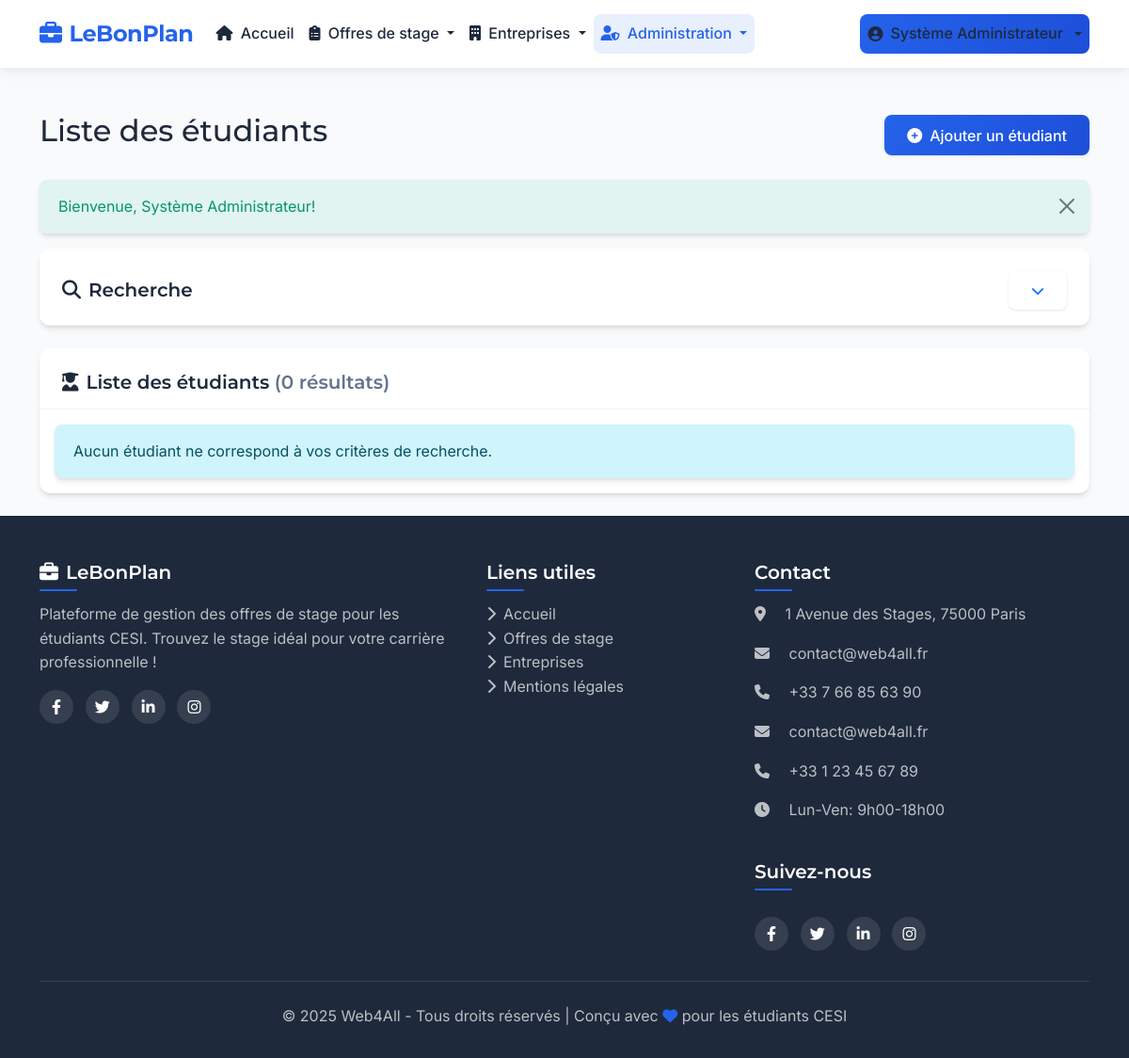
Before: /index.php?page=etudiants (signed in) with the older database file.
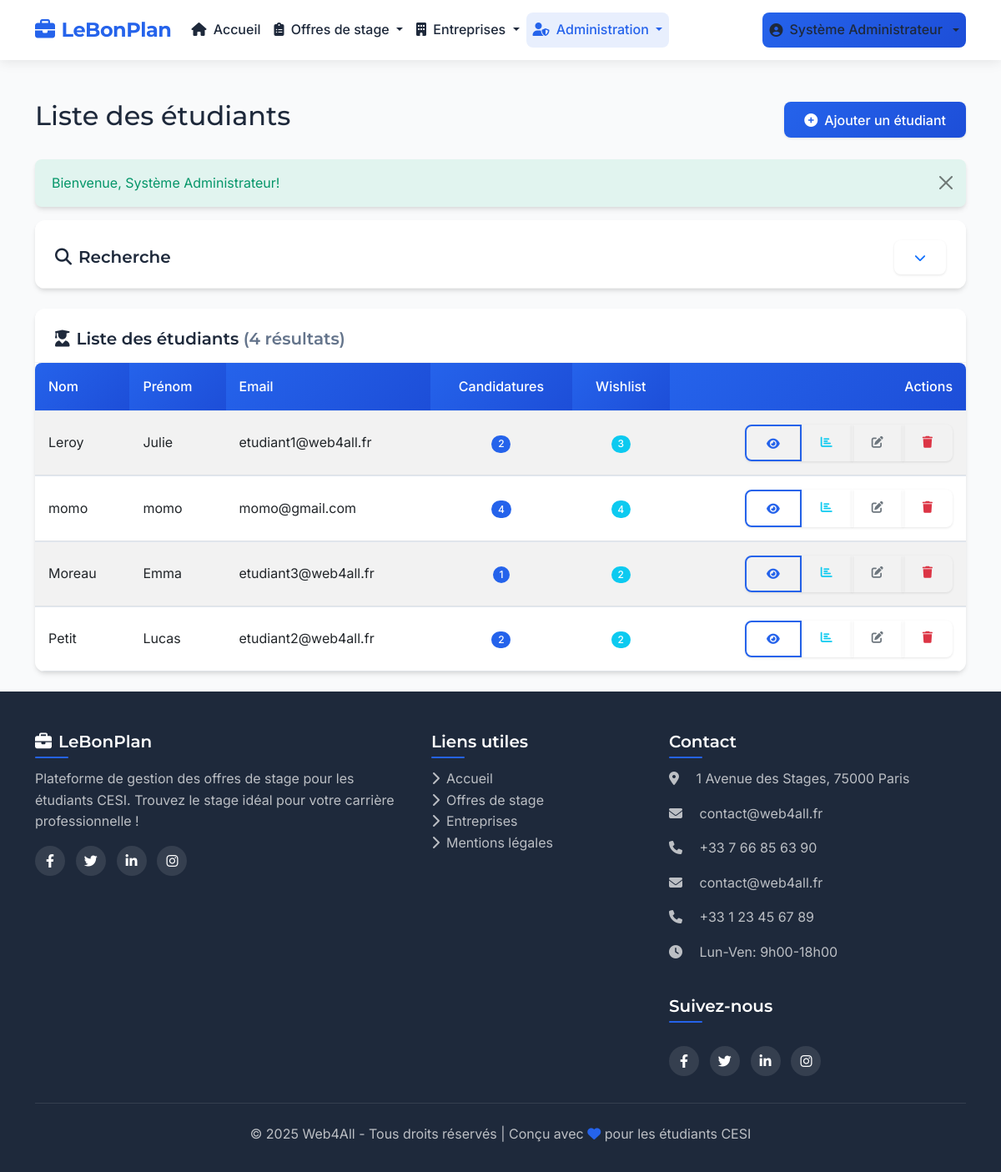
After: the same page with the newer database file.
### tables this page shows
CREATE TABLE `etudiants` (
  `id` int NOT NULL,
  `user_id` int NOT NULL,
  `nom` varchar(50) NOT NULL,
  `prenom` varchar(50) NOT NULL,
  `created_at` datetime NOT NULL,
  `updated_at` datetime DEFAULT CURRENT_TIMESTAMP ON UPDATE CURRENT_TIMESTAMP,
  `centre_id` int DEFAULT NULL
);

CREATE TABLE `utilisateurs` (
  `id` int NOT NULL,
  `email` varchar(100) NOT NULL,
  `password` varchar(255) NOT NULL,
  `role` enum('admin','pilote','etudiant') NOT NULL,
  `created_at` datetime NOT NULL,
  `updated_at` datetime DEFAULT CURRENT_TIMESTAMP ON UPDATE CURRENT_TIMESTAMP
);

### controllers/EtudiantController.php (called while the page is built, shortened)
<?php
class EtudiantController {
    private $etudiantModel;
    public function __construct() {
        require_once MODELS_PATH . '/Etudiant.php';
        $this->etudiantModel = new Etudiant();
    }
    public function index() {
        $page = getCurrentPage();
        $filters = [];
        $etudiants = $this->etudiantModel->getAll($page, ITEMS_PER_PAGE, $filters);
        $totalEtudiants = $this->etudiantModel->countAll($filters);
        $pageTitle = "Liste des étudiants";
        include VIEWS_PATH . '/etudiants/index.php';
    }
}

### includes/functions.php (called while the page is built, shortened)
<?php
function url($page = 'accueil', $action = '', $params = []) {
    $baseUrl = rtrim(URL_ROOT, '/');
    $url = $baseUrl . '/index.php';
    $queryParams = ['page' => $page];
    if (!empty($action)) {
        $queryParams['action'] = $action;
    }
    if (!empty($params)) {
        $queryParams = array_merge($queryParams, $params);
    }
    return $url . '?' . http_build_query($queryParams);
}
function isLoggedIn() {
    return isset($_SESSION['user_id']) && !empty($_SESSION['user_id']);
}
function hasRole($role) {
    if ($_SESSION['role'] === ROLE_ADMIN) {
        return true;
    }
    return $_SESSION['role'] == $role;
}
function isAdmin() {
    return hasRole(ROLE_ADMIN);
}
function getCurrentPage($default = 1) {
    return isset($_GET['p']) && is_numeric($_GET['p']) ? max(1, (int)$_GET['p']) : $default;
}

### models/Etudiant.php (called while the page is built, shortened)
<?php
class Etudiant {
    private $conn;
    private $table = 'etudiants';
    private $usersTable = 'utilisateurs';
    private $candidaturesTable = 'candidatures';
    private $wishlistTable = 'wishlists';
    public function __construct() {
        require_once ROOT_PATH . '/config/database.php';
        try {
            $database = new Database();
            $this->conn = $database->getConnection();
        } catch (Exception $e) {
            $this->dbError = true;
            error_log("Exception dans Etudiant::__construct(): " . $e->getMessage());
        }
    }
    public function getAll($page = 1, $limit = ITEMS_PER_PAGE, $filters = []) {
        try {
            $offset = ($page - 1) * $limit;
            $query = "SELECT e.*, u.email, u.role,
                     (SELECT COUNT(*) FROM {$this->candidaturesTable} c WHERE c.etudiant_id = e.id) as nb_candidatures,
                     (SELECT COUNT(*) FROM {$this->wishlistTable} w WHERE w.etudiant_id = e.id) as nb_wishlist
                     FROM {$this->table} e
                     LEFT JOIN {$this->usersTable} u ON e.user_id = u.id";
            $params = [];
            $orderBy = !empty($filters['order_by']) ? $filters['order_by'] : 'e.nom';
            $orderDir = !empty($filters['order_dir']) ? $filters['order_dir'] : 'ASC';
            $query .= " ORDER BY {$orderBy} {$orderDir}";
            $query .= " LIMIT :limit OFFSET :offset";
            $params[':limit'] = $limit;
            $params[':offset'] = $offset;
            $stmt = $this->conn->prepare($query);
            foreach ($params as $key => $value) {
                if (is_int($value)) {
                    $stmt->bindValue($key, $value, PDO::PARAM_INT);
                } else {
                    $stmt->bindValue($key, $value, PDO::PARAM_STR);
                }
            }
            $stmt->execute();
            $etudiants = [];
            while ($row = $stmt->fetch(PDO::FETCH_ASSOC)) {
                $etudiant = [
                    'id' => $row['id'],
                    'user_id' => $row['user_id'],
                    'nom' => $row['nom'],
                    'prenom' => $row['prenom'],
                    'email' => $row['email'],
                    'role' => $row['role'],
                    'created_at' => $row['created_at'],
                    'updated_at' => $row['updated_at'],
                    'nb_candidatures' => $row['nb_candidatures'],
                    'nb_wishlist' => $row['nb_wishlist']
                ];
                $etudiants[] = $etudiant;
            }
            return $etudiants;
        } catch (PDOException $e) {
            error_log("Erreur dans Etudiant::getAll() - " . $e->getMessage());
            return [];
        }
    }
    public function countAll($filters = []) {
        try {
            $query = "SELECT COUNT(DISTINCT e.id) as total FROM {$this->table} e
                      LEFT JOIN {$this->usersTable} u ON e.user_id = u.id";
            $params = [];
            $stmt = $this->conn->prepare($query);
            $stmt->execute();
            $row = $stmt->fetch(PDO::FETCH_ASSOC);
            return (int) $row['total'];
        } catch (PDOException $e) {
            error_log("Erreur lors du comptage des étudiants: " . $e->getMessage());
            return 0;
        }
    }
}

### config/database.php (called while the page is built, shortened)
<?php
class Database {
    private $host = 'localhost';
    private $db_name = 'stages_db';
    private $username = 'julian';
    private $password = 'hM+8jfB8;9';
    private $conn = null;
    public function getConnection() {
        try {
            $this->conn = new PDO(
                "mysql:host={$this->host};dbname={$this->db_name}",
                $this->username,
                $this->password
            );
            $this->conn->setAttribute(PDO::ATTR_ERRMODE, PDO::ERRMODE_EXCEPTION);
            $this->conn->exec("SET NAMES utf8");
        } catch(PDOException $e) {
            $errorMessage = "Erreur de connexion à la base de données : " . $e->getMessage();
            error_log($errorMessage);
            if (defined('ENVIRONMENT') && ENVIRONMENT === 'development') {
                echo "<div style='border:1px solid #dc3545; padding:10px; margin:10px; background-color:#f8d7da; color:#721c24;'>";
                echo "<h3>Erreur de connexion à la base de données</h3>";
                echo "<p><strong>Message:</strong> " . $e->getMessage() . "</p>";
                echo "<p><strong>Code:</strong> " . $e->getCode() . "</p>";
                echo "<p>Vérifiez que:</p>";
                echo "<ul>";
                echo "<li>Le serveur MySQL est démarré</li>";
                echo "<li>Les identifiants dans config/database.php sont corrects</li>";
                echo "<li>La base de données '{$this->db_name}' existe</li>";
                echo "</ul>";
                echo "</div>";
            } else {
                error_log("Erreur de connexion à la base de données: " . $e->getMessage());
            }
            $this->conn = null;
        }
        return $this->conn;
    }
}

### views/etudiants/index.php (the view, shortened to what the changed rows need)
<?php
include ROOT_PATH . '/views/templates/header.php';
?>
    <div class="container mt-4">
        <div class="d-flex justify-content-between align-items-center mb-4">
            <h1 class="h2"><?php echo $pageTitle; ?></h1>
            <?php if (isAdmin() || isPilote()): ?>
                <a href="<?php echo url('etudiants', 'creer'); ?>" class="btn btn-primary">
                    <i class="fas fa-plus-circle me-2"></i>Ajouter un étudiant
                </a>
            <?php endif; ?>
        </div>
        <?php if (isset($_SESSION['flash_message'])): ?>
            <div class="alert alert-<?php echo $_SESSION['flash_message']['type']; ?> alert-dismissible fade show" role="alert">
                <?php echo $_SESSION['flash_message']['message']; ?>
                <button type="button" class="btn-close" data-bs-dismiss="alert" aria-label="Close"></button>
            </div>
        <?php endif; ?>
        <div class="card mb-4 shadow-sm">
            <div class="card-header bg-white">
                <div class="d-flex justify-content-between align-items-center">
                    <h5 class="mb-0"><i class="fas fa-search me-2"></i>Recherche</h5>
                    <button class="btn btn-sm btn-link" type="button" data-bs-toggle="collapse" data-bs-target="#searchCollapse" aria-expanded="false">
                        <i class="fas fa-chevron-down"></i>
                    </button>
                </div>
            </div>
        </div>
        <div class="card shadow-sm">
            <div class="card-header bg-white">
                <h5 class="mb-0">
                    <i class="fas fa-user-graduate me-2"></i>Liste des étudiants
                    <span class="text-muted">(<?php echo $totalEtudiants; ?> résultats)</span>
                </h5>
            </div>
            <div class="card-body p-0">
                <?php if (empty($etudiants)): ?>
                    <div class="alert alert-info m-3">
                        Aucun étudiant ne correspond à vos critères de recherche.
                    </div>
                <?php else: ?>
                    <div class="table-responsive">
                        <table class="table table-hover table-striped mb-0">
                            <thead>
                            <tr>
                                <th>Nom</th>
                                <th>Prénom</th>
                                <th>Email</th>
                                <th class="text-center">Candidatures</th>
                                <th class="text-center">Wishlist</th>
                                <th class="text-end">Actions</th>
                            </tr>
                            </thead>
                            <tbody>
                            <?php foreach ($etudiants as $etudiant): ?>
                                <tr>
                                    <td><?php echo htmlspecialchars($etudiant['nom']); ?></td>
                                    <td><?php echo htmlspecialchars($etudiant['prenom']); ?></td>
                                    <td><?php echo htmlspecialchars($etudiant['email']); ?></td>
                                    <td class="text-center">
                                        <span class="badge bg-primary"><?php echo $etudiant['nb_candidatures']; ?></span>
                                    </td>
                                    <td class="text-center">
                                        <span class="badge bg-info"><?php echo $etudiant['nb_wishlist']; ?></span>
                                    </td>
                                    <td class="text-end">
                                        <div class="btn-group">
                                            <a href="<?php echo url('etudiants', 'detail', ['id' => $etudiant['id']]); ?>" class="btn btn-sm btn-outline-primary" title="Détails">
                                                <i class="fas fa-eye"></i>
                                            </a>
                                            <a href="<?php echo url('etudiants', 'statistiques', ['id' => $etudiant['id']]); ?>" class="btn btn-sm btn-outline-info" title="Statistiques">
                                                <i class="fas fa-chart-bar"></i>
                                            </a>
                                            <?php if (isAdmin() || isPilote()): ?>
                                                <a href="<?php echo url('etudiants', 'modifier', ['id' => $etudiant['id']]); ?>" class="btn btn-sm btn-outline-secondary" title="Modifier">
                                                    <i class="fas fa-edit"></i>
                                                </a>
                                                <a href="<?php echo url('etudiants', 'supprimer', ['id' => $etudiant['id']]); ?>" class="btn btn-sm btn-outline-danger" title="Supprimer">
                                                    <i class="fas fa-trash"></i>
                                                </a>
                                            <?php endif; ?>
                                        </div>
                                    </td>
                                </tr>
                            <?php endforeach; ?>
                            </tbody>
                        </table>
                    </div>
                <?php endif; ?>
            </div>
        </div>
    </div>
<?php include ROOT_PATH . '/views/templates/footer.php'; ?>

Changed rows visible on the page:
added etudiants: nom "Leroy", prenom "Julie", user.email "etudiant1@web4all.fr", nb_candidatures "2", nb_wishlist "3"
added etudiants: nom "momo", prenom "momo", user.email "momo@gmail.com", nb_candidatures "4", nb_wishlist "4"
added etudiants: nom "Moreau", prenom "Emma", user.email "etudiant3@web4all.fr", nb_candidatures "1", nb_wishlist "2"
added etudiants: nom "Petit", prenom "Lucas", user.email "etudiant2@web4all.fr", nb_candidatures "2", nb_wishlist "2"
Other visible differences:
$totalEtudiants: "0" → "4"
text no longer shown: "Aucun étudiant ne correspond à vos critères de recherche."
text now shown: "Nom Prénom Email Candidatures Wishlist Actions"
